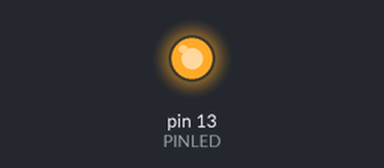
Simulated run of this sketch. Board: Arduino Uno, built with avr-gcc and run on an emulated ATmega328P. Shown: output pins drawn as LEDs (lit = HIGH).

Above: at 2.5 s.
At 5.5 s:
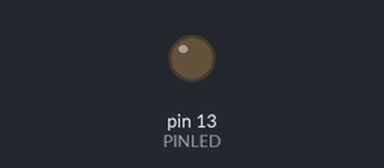
Timing chart, 0 to 7.8 s (numbered marks = the images above):
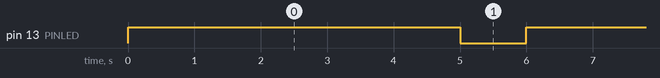

The sketch:

sketch_feb18a_led_on_off.ino
```cpp
/*
  Зажигаем светодиод на одну секунду, затем выключаем его на
  одну  секунду в цикле.
 */
int PINLED = 13;

void setup() {
  // Инициализируем цифровой вход/выход в режиме выхода.
  // Выход 13 на большинстве плат Arduino подключен к светодиоду на плате.
  pinMode(PINLED, OUTPUT);
}

void loop() {
  digitalWrite(PINLED, HIGH);   // зажигаем светодиод
  delay(5000);              // ждем x/1000 секунд
  digitalWrite(PINLED, LOW);    // выключаем светодиод
  delay(1000);              // ждем x/1000 секунд
}
```

Measured:
- by itself, pin 13 (PINLED): alternates HIGH for 5.0 s and LOW for 1.0 s
